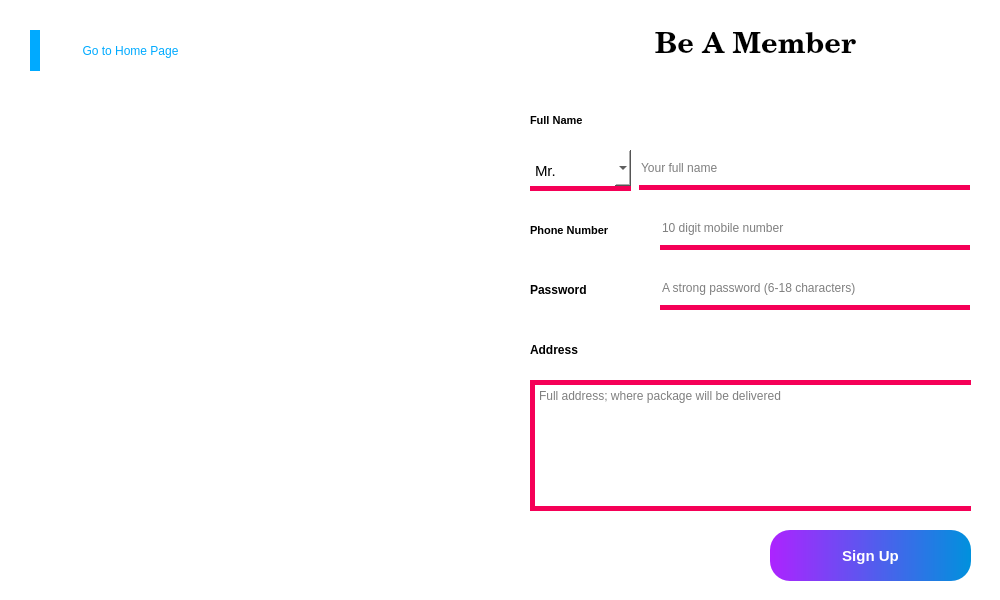
<?xml version="1.0" encoding="UTF-8"?>
<ui version="4.0">
 <class>Form</class>
 <widget class="QWidget" name="Form">
  <property name="geometry">
   <rect>
    <x>0</x>
    <y>0</y>
    <width>1000</width>
    <height>600</height>
   </rect>
  </property>
  <property name="minimumSize">
   <size>
    <width>1000</width>
    <height>600</height>
   </size>
  </property>
  <property name="windowTitle">
   <string>PMS - Signup</string>
  </property>
  <property name="styleSheet">
   <string notr="true">background-color: rgb(255, 255, 255);</string>
  </property>
  <widget class="QLabel" name="label">
   <property name="geometry">
    <rect>
     <x>530</x>
     <y>20</y>
     <width>451</width>
     <height>51</height>
    </rect>
   </property>
   <property name="font">
    <font>
     <family>Century Schoolbook</family>
     <pointsize>22</pointsize>
     <weight>75</weight>
     <bold>true</bold>
    </font>
   </property>
   <property name="text">
    <string>Be A Member</string>
   </property>
   <property name="alignment">
    <set>Qt::AlignCenter</set>
   </property>
  </widget>
  <widget class="QPushButton" name="pushButton">
   <property name="geometry">
    <rect>
     <x>30</x>
     <y>30</y>
     <width>191</width>
     <height>41</height>
    </rect>
   </property>
   <property name="font">
    <font>
     <pointsize>9</pointsize>
     <weight>50</weight>
     <bold>false</bold>
    </font>
   </property>
   <property name="styleSheet">
    <string notr="true">border: none;
border-left: 10px solid rgb(0, 170, 255);
color: rgb(0, 170, 255);</string>
   </property>
   <property name="text">
    <string>Go to Home Page</string>
   </property>
  </widget>
  <widget class="QLabel" name="label_5">
   <property name="geometry">
    <rect>
     <x>530</x>
     <y>270</y>
     <width>130</width>
     <height>40</height>
    </rect>
   </property>
   <property name="font">
    <font>
     <weight>75</weight>
     <bold>true</bold>
    </font>
   </property>
   <property name="text">
    <string>Password</string>
   </property>
  </widget>
  <widget class="QLabel" name="label_4">
   <property name="geometry">
    <rect>
     <x>530</x>
     <y>210</y>
     <width>130</width>
     <height>40</height>
    </rect>
   </property>
   <property name="font">
    <font>
     <pointsize>8</pointsize>
     <weight>75</weight>
     <bold>true</bold>
    </font>
   </property>
   <property name="text">
    <string>Phone Number</string>
   </property>
  </widget>
  <widget class="QComboBox" name="comboBox">
   <property name="geometry">
    <rect>
     <x>530</x>
     <y>150</y>
     <width>101</width>
     <height>41</height>
    </rect>
   </property>
   <property name="font">
    <font>
     <pointsize>11</pointsize>
    </font>
   </property>
   <property name="styleSheet">
    <string notr="true">border: none;
border-bottom: 5px solid rgb(245, 0, 87);</string>
   </property>
   <item>
    <property name="text">
     <string>Mr.</string>
    </property>
   </item>
   <item>
    <property name="text">
     <string>Mrs.</string>
    </property>
   </item>
   <item>
    <property name="text">
     <string>Ms.</string>
    </property>
   </item>
   <item>
    <property name="text">
     <string>Sister</string>
    </property>
   </item>
  </widget>
  <widget class="QLabel" name="label_7">
   <property name="geometry">
    <rect>
     <x>370</x>
     <y>0</y>
     <width>150</width>
     <height>150</height>
    </rect>
   </property>
   <property name="text">
    <string/>
   </property>
   <property name="pixmap">
    <pixmap>../images/add user.png</pixmap>
   </property>
   <property name="scaledContents">
    <bool>true</bool>
   </property>
  </widget>
  <widget class="QLabel" name="label_3">
   <property name="geometry">
    <rect>
     <x>530</x>
     <y>100</y>
     <width>121</width>
     <height>40</height>
    </rect>
   </property>
   <property name="font">
    <font>
     <pointsize>8</pointsize>
     <weight>75</weight>
     <bold>true</bold>
    </font>
   </property>
   <property name="text">
    <string>Full Name</string>
   </property>
  </widget>
  <widget class="QLabel" name="label_6">
   <property name="geometry">
    <rect>
     <x>530</x>
     <y>330</y>
     <width>130</width>
     <height>40</height>
    </rect>
   </property>
   <property name="font">
    <font>
     <weight>75</weight>
     <bold>true</bold>
    </font>
   </property>
   <property name="text">
    <string>Address</string>
   </property>
  </widget>
  <widget class="QTextEdit" name="textEdit">
   <property name="geometry">
    <rect>
     <x>530</x>
     <y>380</y>
     <width>441</width>
     <height>131</height>
    </rect>
   </property>
   <property name="font">
    <font>
     <pointsize>9</pointsize>
    </font>
   </property>
   <property name="styleSheet">
    <string notr="true">border: 5px solid rgb(245, 0, 87);
border-right: none;</string>
   </property>
   <property name="placeholderText">
    <string>Full address; where package will be delivered</string>
   </property>
  </widget>
  <widget class="QLineEdit" name="lineEdit">
   <property name="geometry">
    <rect>
     <x>639</x>
     <y>150</y>
     <width>331</width>
     <height>40</height>
    </rect>
   </property>
   <property name="font">
    <font>
     <pointsize>9</pointsize>
    </font>
   </property>
   <property name="styleSheet">
    <string notr="true">border: none;
border-bottom: 5px solid rgb(245, 0, 87);</string>
   </property>
   <property name="placeholderText">
    <string>Your full name</string>
   </property>
  </widget>
  <widget class="QLineEdit" name="lineEdit_3">
   <property name="geometry">
    <rect>
     <x>660</x>
     <y>270</y>
     <width>310</width>
     <height>40</height>
    </rect>
   </property>
   <property name="font">
    <font>
     <pointsize>9</pointsize>
    </font>
   </property>
   <property name="styleSheet">
    <string notr="true">border: none;
border-bottom: 5px solid rgb(245, 0, 87);</string>
   </property>
   <property name="maxLength">
    <number>18</number>
   </property>
   <property name="echoMode">
    <enum>QLineEdit::Password</enum>
   </property>
   <property name="placeholderText">
    <string>A strong password (6-18 characters)</string>
   </property>
  </widget>
  <widget class="QPushButton" name="pushButton_2">
   <property name="geometry">
    <rect>
     <x>770</x>
     <y>530</y>
     <width>201</width>
     <height>51</height>
    </rect>
   </property>
   <property name="font">
    <font>
     <pointsize>11</pointsize>
     <weight>75</weight>
     <bold>true</bold>
    </font>
   </property>
   <property name="styleSheet">
    <string notr="true">background-color: qlineargradient(spread:pad, x1:0, y1:0, x2:1, y2:0, stop:0 rgba(173, 35, 255, 255), stop:1 rgba(0, 145, 221, 255));
color: rgb(255, 255, 255);
border-radius: 20px;</string>
   </property>
   <property name="text">
    <string>Sign Up</string>
   </property>
  </widget>
  <widget class="QLabel" name="label_2">
   <property name="geometry">
    <rect>
     <x>0</x>
     <y>100</y>
     <width>470</width>
     <height>470</height>
    </rect>
   </property>
   <property name="text">
    <string/>
   </property>
   <property name="pixmap">
    <pixmap>../images/signup.png</pixmap>
   </property>
   <property name="scaledContents">
    <bool>true</bool>
   </property>
  </widget>
  <widget class="QLineEdit" name="lineEdit_2">
   <property name="geometry">
    <rect>
     <x>660</x>
     <y>210</y>
     <width>310</width>
     <height>40</height>
    </rect>
   </property>
   <property name="font">
    <font>
     <pointsize>9</pointsize>
    </font>
   </property>
   <property name="styleSheet">
    <string notr="true">border: none;
border-bottom: 5px solid rgb(245, 0, 87);</string>
   </property>
   <property name="maxLength">
    <number>10</number>
   </property>
   <property name="placeholderText">
    <string>10 digit mobile number</string>
   </property>
  </widget>
 </widget>
 <resources/>
 <connections/>
</ui>
